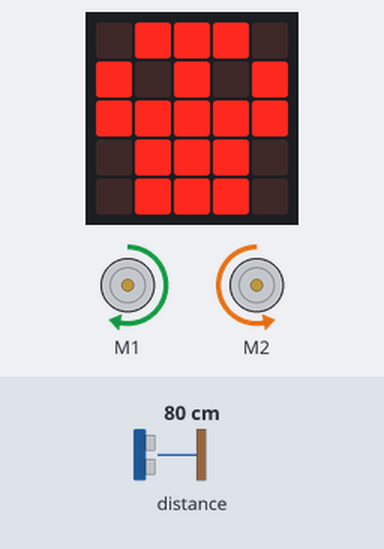
This program was run on a simulated BBC micro:bit (MakeCode). Parts: the board's 5×5 LED display, 2 × DC motor (green arrow = forward, orange = backward, longer = faster). Inputs (shaded band) come from the test bench; at power-on: distance to the obstacle 80 cm. At 1.5 s the program stops and its outputs stay as they are.

Above: at 0.7 s.
At 1.5 s:
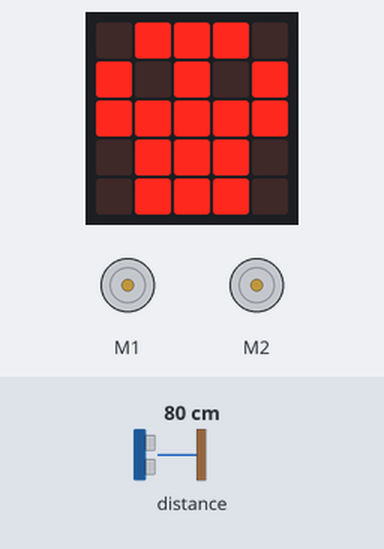
Timing chart, 0 to 3.0 s (numbered marks = the images above):
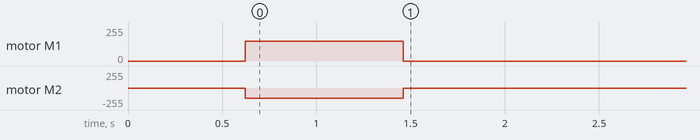

The program:

main.ts
```typescript
function INDIETRO () {
    maqueen.MotorRun(maqueen.aMotors.M1, maqueen.Dir.CCW, 255)
    maqueen.MotorRun(maqueen.aMotors.M2, maqueen.Dir.CCW, 255)
    basic.pause(2000)
    maqueen.motorStopAll()
}
function PUSHA_CHECCO () {
    maqueen.MotorRun(maqueen.aMotors.M1, maqueen.Dir.CW, 255)
    maqueen.MotorRun(maqueen.aMotors.M2, maqueen.Dir.CW, 255)
    pushing = true
    while (pushing) {
        if (maqueen.readPatrol(maqueen.Patrol.PatrolLeft) == 1 || maqueen.readPatrol(maqueen.Patrol.PatrolRight) == 1) {
            maqueen.motorStopAll()
            pushing = false
        }
    }
}
function CERCA () {
    maqueen.MotorRun(maqueen.aMotors.M1, maqueen.Dir.CW, 150)
    maqueen.MotorRun(maqueen.aMotors.M2, maqueen.Dir.CCW, 150)
    counter = 0
    searching = true
    basic.pause(500)
    while (searching) {
        distance = maqueen.sensor(PingUnit.MicroSeconds)
        if (distance > 0 && distance < 950) {
            maqueen.motorStopAll()
            maqueen.MotorRun(maqueen.aMotors.M1, maqueen.Dir.CCW, 100)
            basic.pause(200)
            maqueen.motorStop(maqueen.aMotors.M1)
            found = true
            searching = false
        }
        if (counter > 50) {
            maqueen.motorStopAll()
            found = false
            searching = false
        }
        counter += 1
    }
}
let distance = 0
let searching = false
let counter = 0
let pushing = false
let found = false
basic.showIcon(IconNames.Skull)
let active = true
while (active) {
    found = false
    CERCA()
    if (found) {
        PUSHA_CHECCO()
        INDIETRO()
    } else {
        active = false
    }
}
```

test.ts
```typescript
// i test vanno qui; questi non saranno compilati quando questo pacchetto viene usato come estensione.
```

Measured:
- by itself, motor M1: stopped → forward 150/255 at 0.62 s, → stopped 0.84 s later
- by itself, motor M2: stopped → backward 150/255 at 0.62 s, → stopped 0.84 s later
